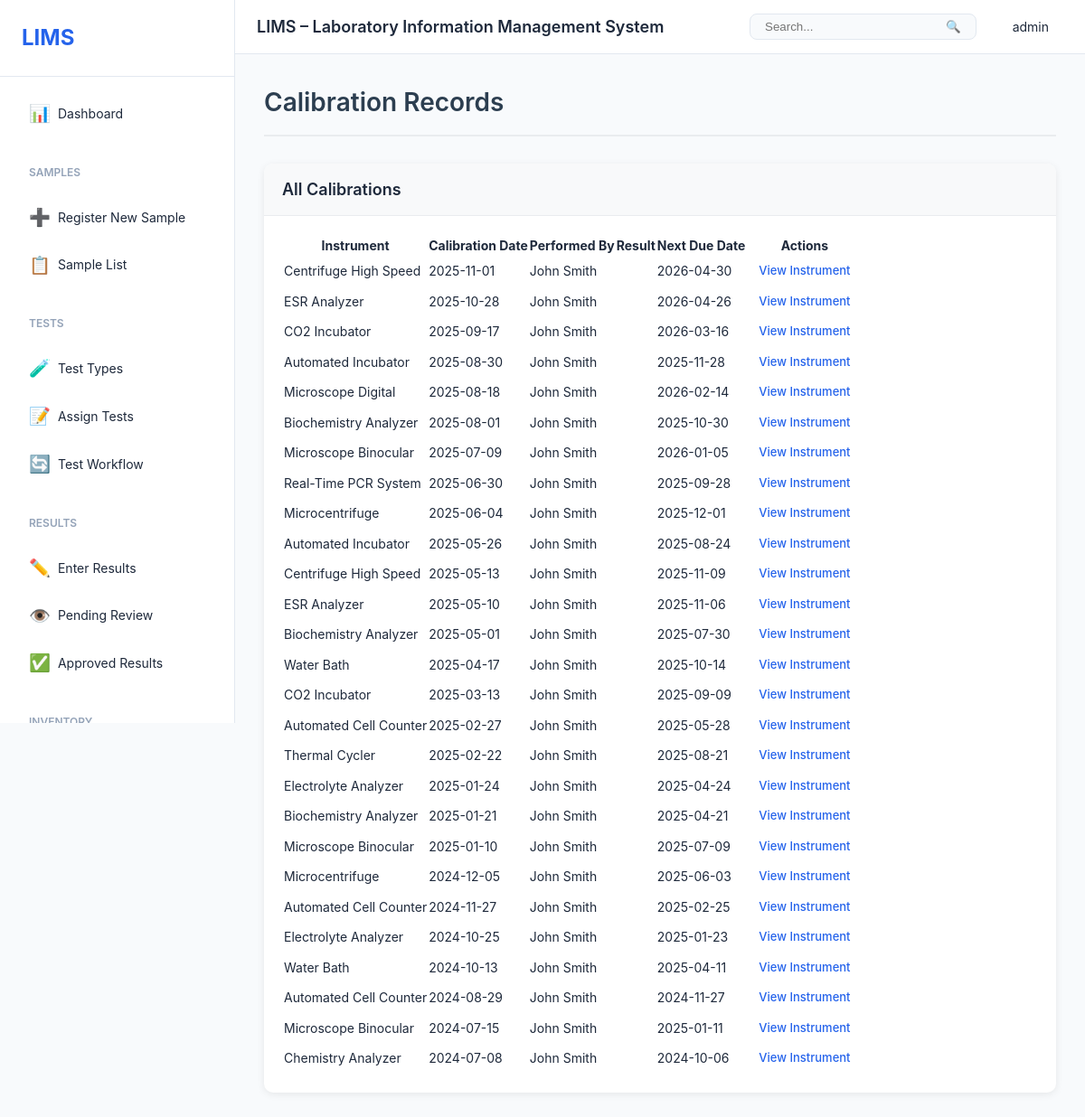
The app's page /instruments/calibration/ (signed in) with its own data.
### users/models.py (models this page shows, shortened)
class User(AbstractUser):
    role = models.ForeignKey(Role, on_delete=models.SET_NULL, null=True, blank=True)
    phone = models.CharField(max_length=20, blank=True)
    department = models.CharField(max_length=100, blank=True)
    employee_id = models.CharField(max_length=50, blank=True, unique=True)
    is_active = models.BooleanField(default=True)
    created_at = models.DateTimeField(auto_now_add=True)
    updated_at = models.DateTimeField(auto_now=True)
    class Meta:
        db_table = 'users'
        ordering = ['username']

### instruments/models.py (models this page shows, shortened)
class CalibrationRecord(models.Model):
    instrument = models.ForeignKey(Instrument, on_delete=models.CASCADE, related_name='calibrations')
    calibration_date = models.DateField()
    next_calibration_date = models.DateField()
    performed_by = models.ForeignKey(settings.AUTH_USER_MODEL, on_delete=models.SET_NULL, null=True)
    standards_used = models.TextField()
    results = models.TextField()
    passed = models.BooleanField(default=True)
    certificate_file = models.FileField(upload_to='calibration_certificates/%Y/%m/', blank=True, null=True)
    notes = models.TextField(blank=True)
    created_at = models.DateTimeField(auto_now_add=True)
    class Meta:
        db_table = 'calibration_records'
        ordering = ['-calibration_date']

class Instrument(models.Model):
    STATUS_CHOICES = [
        ('operational', 'Operational'),
        ('maintenance', 'Under Maintenance'),
        ('calibration', 'Calibration Needed'),
        ('offline', 'Offline'),
    ]
    name = models.CharField(max_length=200)
    model = models.CharField(max_length=200)
    serial_number = models.CharField(max_length=100, unique=True)
    manufacturer = models.CharField(max_length=200)
    location = models.CharField(max_length=200)
    status = models.CharField(max_length=50, choices=STATUS_CHOICES, default='operational')
    purchase_date = models.DateField(null=True, blank=True)
    last_calibration_date = models.DateField(null=True, blank=True)
    next_calibration_date = models.DateField(null=True, blank=True)
    calibration_frequency = models.IntegerField(help_text='Days between calibrations', default=365)
    notes = models.TextField(blank=True)
    created_at = models.DateTimeField(auto_now_add=True)
    updated_at = models.DateTimeField(auto_now=True)
    class Meta:
        db_table = 'instruments'
        ordering = ['name']

### instruments/views.py (the view)
# urls.py: path('calibration/', views.calibration_list, name='calibration_list'),
@login_required
def calibration_list(request):
    calibrations = CalibrationRecord.objects.select_related(
        'instrument', 'performed_by'
    ).order_by('-calibration_date')
    return render(request, 'instruments/calibration_list.html', {'calibrations': calibrations})

### templates/instruments/calibration_list.html (shortened to what this page needs)
{% extends 'base.html' %}
{% block content %}
<div class="page-header">
    <h1>Calibration Records</h1>
</div>
<div class="card">
    <div class="card-header">
        <h3>All Calibrations</h3>
    </div>
    <div class="card-body">
        {% if calibrations %}
            <table class="data-table">
                <thead>
                    <tr>
                        <th>Instrument</th>
                        <th>Calibration Date</th>
                        <th>Performed By</th>
                        <th>Result</th>
                        <th>Next Due Date</th>
                        <th>Actions</th>
                    </tr>
                </thead>
                <tbody>
                    {% for cal in calibrations %}
                    <tr>
                        <td>{{ cal.instrument.name }}</td>
                        <td>{{ cal.calibration_date|date:"Y-m-d" }}</td>
                        <td>{{ cal.performed_by.get_full_name|default:'-' }}</td>
                        <td><span class="badge badge-{{ cal.result }}">{{ cal.get_result_display }}</span></td>
                        <td>{{ cal.next_calibration_date|date:"Y-m-d"|default:'-' }}</td>
                        <td>
                            <a href="{% url 'instruments:instrument_detail' cal.instrument.pk %}" class="btn btn-sm btn-info">View Instrument</a>
                        </td>
                    </tr>
                    {% endfor %}
                </tbody>
            </table>
        {% else %}
            <p class="text-muted">No calibration records found.</p>
        {% endif %}
    </div>
</div>
{% endblock %}

### templates/base.html (shortened to what this page needs)
{% load static %}
<!DOCTYPE html>
<html lang="en">
<head>
    <link rel="stylesheet" href="{% static 'css/style.css' %}">
    <link rel="stylesheet" href="{% static 'css/labs.css' %}">
    <link rel="stylesheet" href="https://cdnjs.cloudflare.com/ajax/libs/font-awesome/5.15.4/css/all.min.css">
</head>
<body>
    <div class="layout">
        <aside class="sidebar" id="sidebar">
            <div class="sidebar-header">
                <h2>LIMS</h2>
            </div>
            <nav class="sidebar-nav">
                <a href="{% url 'dashboard:dashboard' %}" class="nav-item {% if request.resolver_match.url_name == 'dashboard' %}active{% endif %}">
                    <span class="icon">📊</span>
                    <span>Dashboard</span>
                </a>
                <div class="nav-group">
                    <div class="nav-group-title">Samples</div>
                    <a href="{% url 'samples:sample_create' %}" class="nav-item">
                        <span class="icon">➕</span>
                        <span>Register New Sample</span>
                    </a>
                    <a href="{% url 'samples:sample_list' %}" class="nav-item">
                        <span class="icon">📋</span>
                        <span>Sample List</span>
                    </a>
                </div>
                <div class="nav-group">
                    <div class="nav-group-title">Tests</div>
                    <a href="{% url 'tests:test_type_list' %}" class="nav-item">
                        <span class="icon">🧪</span>
                        <span>Test Types</span>
                    </a>
                    <a href="{% url 'tests:assign_test' %}" class="nav-item">
                        <span class="icon">📝</span>
                        <span>Assign Tests</span>
                    </a>
                    <a href="{% url 'tests:test_workflow' %}" class="nav-item">
                        <span class="icon">🔄</span>
                        <span>Test Workflow</span>
                    </a>
                </div>
                <div class="nav-group">
                    <div class="nav-group-title">Results</div>
                    <a href="{% url 'results:result_list' %}" class="nav-item">
                        <span class="icon">✏️</span>
                        <span>Enter Results</span>
                    </a>
                    <a href="{% url 'results:review_results' %}" class="nav-item">
                        <span class="icon">👁️</span>
                        <span>Pending Review</span>
                    </a>
                    <a href="{% url 'results:approved_results' %}" class="nav-item">
                        <span class="icon">✅</span>
                        <span>Approved Results</span>
                    </a>
                </div>
                <div class="nav-group">
                    <div class="nav-group-title">Inventory</div>
                </div>
            </nav>
        </aside>
        <div class="main-content">
            <header class="top-header">
                <div class="header-left">
                    <h1>LIMS – Laboratory Information Management System</h1>
                </div>
                <div class="header-right">
                    <div class="search-box">
                        <input type="text" placeholder="Search..." id="globalSearch">
                        <button>🔍</button>
                    </div>
                    <div class="user-menu">
                        <span>{{ user.get_full_name|default:user.username }}</span>
                    </div>
                </div>
            </header>
            <div class="page-content">
                {% block content %}{% endblock %}
            </div>
        </div>
    </div>
</body>
</html>

### static/css/style.css (style rules this page uses)
* { margin: 0; padding: 0; box-sizing: border-box; }
:root { --primary-color: #2563eb; --secondary-color: #64748b; --success-color: #10b981; --warning-color: #f59e0b; --danger-color: #ef4444; --info-color: #3b82f6; --bg-primary: #ffffff; --bg-secondary: #f8fafc; --bg-tertiary: #f1f5f9; --border-color: #e2e8f0; --text-primary: #1e293b; --text-secondary: #64748b; --text-muted: #94a3b8; --spacing-xs: 0.25rem; --spacing-sm: 0.5rem; --spacing-md: 1rem; --spacing-lg: 1.5rem; --spacing-xl: 2rem; --shadow-sm: 0 1px 2px rgba(0, 0, 0, 0.05); --shadow-md: 0 4px 6px rgba(0, 0, 0, 0.07); --shadow-lg: 0 10px 15px rgba(0, 0, 0, 0.1); --radius-sm: 0.25rem; --radius-md: 0.5rem; --radius-lg: 0.75rem; --sidebar-width: 260px; --header-height: 60px; }
body { font-family: 'Inter', -apple-system, BlinkMacSystemFont, 'Segoe UI', 'Roboto', sans-serif; font-size: 14px; line-height: 1.5; color: var(--text-primary); background-color: var(--bg-secondary); }
a { color: var(--primary-color); text-decoration: none; }
.layout { display: flex; min-height: 100vh; }
.sidebar { width: var(--sidebar-width); background: var(--bg-primary); border-right: 1px solid var(--border-color); position: fixed; height: 100vh; overflow-y: auto; z-index: 1000; }
.sidebar-header { padding: var(--spacing-lg); border-bottom: 1px solid var(--border-color); }
.sidebar-header h2 { font-size: 1.5rem; font-weight: 700; color: var(--primary-color); }
.sidebar-nav { padding: var(--spacing-md); }
.nav-item { display: flex; align-items: center; padding: 0.625rem var(--spacing-md); margin-bottom: var(--spacing-xs); color: var(--text-primary); border-radius: var(--radius-md); transition: all 0.2s; }
.nav-item .icon { margin-right: var(--spacing-sm); font-size: 1.2rem; }
.nav-group { margin-top: var(--spacing-lg); }
.nav-group-title { font-size: 0.75rem; font-weight: 600; text-transform: uppercase; color: var(--text-muted); padding: var(--spacing-sm) var(--spacing-md); margin-bottom: var(--spacing-sm); }
.main-content { flex: 1; margin-left: var(--sidebar-width); display: flex; flex-direction: column; }
.top-header { height: var(--header-height); background: var(--bg-primary); border-bottom: 1px solid var(--border-color); display: flex; align-items: center; justify-content: space-between; padding: 0 var(--spacing-lg); position: sticky; top: 0; z-index: 999; }
.header-left { display: flex; align-items: center; gap: var(--spacing-md); }
.header-left h1 { font-size: 1.125rem; font-weight: 600; color: var(--text-primary); }
.header-right { display: flex; align-items: center; gap: var(--spacing-lg); }
.search-box { display: flex; align-items: center; background: var(--bg-secondary); border: 1px solid var(--border-color); border-radius: var(--radius-md); padding: 0.375rem var(--spacing-sm); }
.search-box input { border: none; background: none; outline: none; padding: 0 var(--spacing-sm); min-width: 200px; }
.search-box button { background: none; border: none; cursor: pointer; padding: 0 var(--spacing-sm); }
.user-menu { position: relative; cursor: pointer; padding: var(--spacing-sm) var(--spacing-md); border-radius: var(--radius-md); }
.page-content { flex: 1; padding: var(--spacing-xl); }
.card { background: var(--bg-primary); border: 1px solid var(--border-color); border-radius: var(--radius-lg); box-shadow: var(--shadow-sm); margin-bottom: var(--spacing-lg); }
.card-header { padding: var(--spacing-lg); border-bottom: 1px solid var(--border-color); }
.card-header h3 { font-size: 1.125rem; font-weight: 600; }
.card-body { padding: var(--spacing-lg); }
.btn { display: inline-block; padding: 0.5rem 1rem; font-size: 0.875rem; font-weight: 500; border-radius: var(--radius-md); border: 1px solid transparent; cursor: pointer; transition: all 0.2s; text-align: center; }
.btn-sm { padding: 0.25rem 0.5rem; font-size: 0.75rem; }
.badge { display: inline-block; padding: 0.25rem 0.5rem; font-size: 0.75rem; font-weight: 600; border-radius: var(--radius-sm); text-transform: uppercase; }
.page-header { display: flex; justify-content: space-between; align-items: center; margin-bottom: var(--spacing-xl); }

### records on screen
User: get_full_name "admin"
CalibrationRecord: instrument.name "Centrifuge High Speed", calibration_date "2025-11-01", performed_by.get_full_name "John Smith", next_calibration_date "2026-04-30"
CalibrationRecord: instrument.name "ESR Analyzer", calibration_date "2025-10-28", performed_by.get_full_name "John Smith", next_calibration_date "2026-04-26"
CalibrationRecord: instrument.name "CO2 Incubator", calibration_date "2025-09-17", performed_by.get_full_name "John Smith", next_calibration_date "2026-03-16"
CalibrationRecord: instrument.name "Automated Incubator", calibration_date "2025-08-30", performed_by.get_full_name "John Smith", next_calibration_date "2025-11-28"
CalibrationRecord: instrument.name "Microscope Digital", calibration_date "2025-08-18", performed_by.get_full_name "John Smith", next_calibration_date "2026-02-14"
CalibrationRecord: instrument.name "Biochemistry Analyzer", calibration_date "2025-08-01", performed_by.get_full_name "John Smith", next_calibration_date "2025-10-30"
CalibrationRecord: instrument.name "Microscope Binocular", calibration_date "2025-07-09", performed_by.get_full_name "John Smith", next_calibration_date "2026-01-05"
CalibrationRecord: instrument.name "Real-Time PCR System", calibration_date "2025-06-30", performed_by.get_full_name "John Smith", next_calibration_date "2025-09-28"
CalibrationRecord: instrument.name "Microcentrifuge", calibration_date "2025-06-04", performed_by.get_full_name "John Smith", next_calibration_date "2025-12-01"
CalibrationRecord: instrument.name "Automated Incubator", calibration_date "2025-05-26", performed_by.get_full_name "John Smith", next_calibration_date "2025-08-24"
CalibrationRecord: instrument.name "Centrifuge High Speed", calibration_date "2025-05-13", performed_by.get_full_name "John Smith", next_calibration_date "2025-11-09"
CalibrationRecord: instrument.name "ESR Analyzer", calibration_date "2025-05-10", performed_by.get_full_name "John Smith", next_calibration_date "2025-11-06"
CalibrationRecord: instrument.name "Biochemistry Analyzer", calibration_date "2025-05-01", performed_by.get_full_name "John Smith", next_calibration_date "2025-07-30"
CalibrationRecord: instrument.name "Water Bath", calibration_date "2025-04-17", performed_by.get_full_name "John Smith", next_calibration_date "2025-10-14"
CalibrationRecord: instrument.name "CO2 Incubator", calibration_date "2025-03-13", performed_by.get_full_name "John Smith", next_calibration_date "2025-09-09"
CalibrationRecord: instrument.name "Automated Cell Counter", calibration_date "2025-02-27", performed_by.get_full_name "John Smith", next_calibration_date "2025-05-28"
CalibrationRecord: instrument.name "Thermal Cycler", calibration_date "2025-02-22", performed_by.get_full_name "John Smith", next_calibration_date "2025-08-21"
CalibrationRecord: instrument.name "Electrolyte Analyzer", calibration_date "2025-01-24", performed_by.get_full_name "John Smith", next_calibration_date "2025-04-24"
CalibrationRecord: instrument.name "Biochemistry Analyzer", calibration_date "2025-01-21", performed_by.get_full_name "John Smith", next_calibration_date "2025-04-21"
CalibrationRecord: instrument.name "Microscope Binocular", calibration_date "2025-01-10", performed_by.get_full_name "John Smith", next_calibration_date "2025-07-09"
CalibrationRecord: instrument.name "Microcentrifuge", calibration_date "2024-12-05", performed_by.get_full_name "John Smith", next_calibration_date "2025-06-03"
CalibrationRecord: instrument.name "Automated Cell Counter", calibration_date "2024-11-27", performed_by.get_full_name "John Smith", next_calibration_date "2025-02-25"
CalibrationRecord: instrument.name "Electrolyte Analyzer", calibration_date "2024-10-25", performed_by.get_full_name "John Smith", next_calibration_date "2025-01-23"
CalibrationRecord: instrument.name "Water Bath", calibration_date "2024-10-13", performed_by.get_full_name "John Smith", next_calibration_date "2025-04-11"
CalibrationRecord: instrument.name "Automated Cell Counter", calibration_date "2024-08-29", performed_by.get_full_name "John Smith", next_calibration_date "2024-11-27"
CalibrationRecord: instrument.name "Microscope Binocular", calibration_date "2024-07-15", performed_by.get_full_name "John Smith", next_calibration_date "2025-01-11"
CalibrationRecord: instrument.name "Chemistry Analyzer", calibration_date "2024-07-08", performed_by.get_full_name "John Smith", next_calibration_date "2024-10-06"
